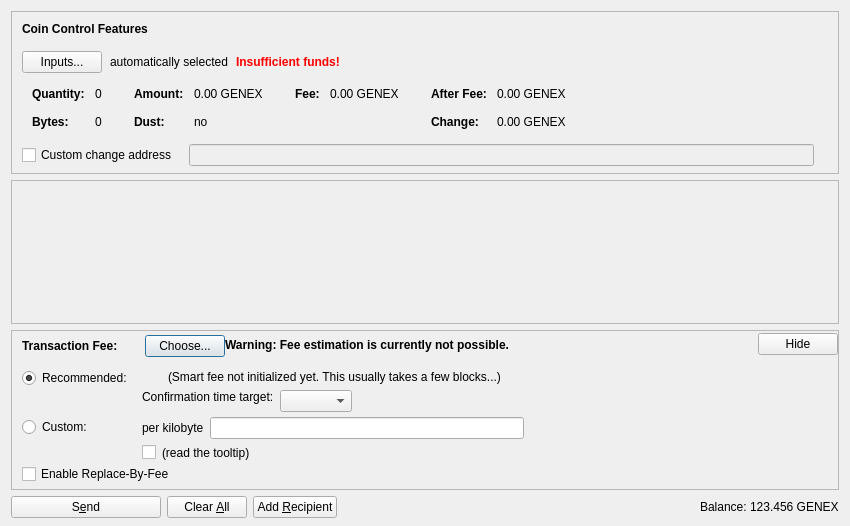
<?xml version="1.0" encoding="UTF-8"?>
<ui version="4.0">
 <class>SendCoinsDialog</class>
 <widget class="QDialog" name="SendCoinsDialog">
  <property name="geometry">
   <rect>
    <x>0</x>
    <y>0</y>
    <width>850</width>
    <height>526</height>
   </rect>
  </property>
  <property name="windowTitle">
   <string>Send Coins</string>
  </property>
  <layout class="QVBoxLayout" name="verticalLayout" stretch="0,1,0,0">
   <property name="bottomMargin">
    <number>8</number>
   </property>
   <item>
    <widget class="QFrame" name="frameCoinControl">
     <property name="sizePolicy">
      <sizepolicy hsizetype="Expanding" vsizetype="Expanding">
       <horstretch>0</horstretch>
       <verstretch>0</verstretch>
      </sizepolicy>
     </property>
     <property name="maximumSize">
      <size>
       <width>16777215</width>
       <height>16777215</height>
      </size>
     </property>
     <property name="frameShape">
      <enum>QFrame::StyledPanel</enum>
     </property>
     <property name="frameShadow">
      <enum>QFrame::Sunken</enum>
     </property>
     <layout class="QVBoxLayout" name="verticalLayoutCoinControl2">
      <property name="spacing">
       <number>0</number>
      </property>
      <property name="leftMargin">
       <number>0</number>
      </property>
      <property name="topMargin">
       <number>0</number>
      </property>
      <property name="rightMargin">
       <number>0</number>
      </property>
      <property name="bottomMargin">
       <number>6</number>
      </property>
      <item>
       <layout class="QVBoxLayout" name="verticalLayoutCoinControl" stretch="0,0,0,0,1">
        <property name="spacing">
         <number>0</number>
        </property>
        <property name="leftMargin">
         <number>10</number>
        </property>
        <property name="topMargin">
         <number>10</number>
        </property>
        <item>
         <layout class="QHBoxLayout" name="horizontalLayoutCoinControl1">
          <property name="bottomMargin">
           <number>15</number>
          </property>
          <item>
           <widget class="QLabel" name="labelCoinControlFeatures">
            <property name="sizePolicy">
             <sizepolicy hsizetype="Preferred" vsizetype="Maximum">
              <horstretch>0</horstretch>
              <verstretch>0</verstretch>
             </sizepolicy>
            </property>
            <property name="font">
             <font>
              <weight>75</weight>
              <bold>true</bold>
             </font>
            </property>
            <property name="styleSheet">
             <string notr="true">font-weight:bold;</string>
            </property>
            <property name="text">
             <string>Coin Control Features</string>
            </property>
           </widget>
          </item>
         </layout>
        </item>
        <item>
         <layout class="QHBoxLayout" name="horizontalLayoutCoinControl2" stretch="0,0,0,0">
          <property name="spacing">
           <number>8</number>
          </property>
          <property name="bottomMargin">
           <number>10</number>
          </property>
          <item>
           <widget class="QPushButton" name="pushButtonCoinControl">
            <property name="styleSheet">
             <string notr="true"/>
            </property>
            <property name="text">
             <string>Inputs...</string>
            </property>
            <property name="autoDefault">
             <bool>false</bool>
            </property>
           </widget>
          </item>
          <item>
           <widget class="QLabel" name="labelCoinControlAutomaticallySelected">
            <property name="text">
             <string>automatically selected</string>
            </property>
            <property name="margin">
             <number>5</number>
            </property>
           </widget>
          </item>
          <item>
           <widget class="QLabel" name="labelCoinControlInsuffFunds">
            <property name="font">
             <font>
              <weight>75</weight>
              <bold>true</bold>
             </font>
            </property>
            <property name="styleSheet">
             <string notr="true">color:red;font-weight:bold;</string>
            </property>
            <property name="text">
             <string>Insufficient funds!</string>
            </property>
            <property name="margin">
             <number>5</number>
            </property>
           </widget>
          </item>
          <item>
           <spacer name="horizontalSpacerCoinControl">
            <property name="orientation">
             <enum>Qt::Horizontal</enum>
            </property>
            <property name="sizeHint" stdset="0">
             <size>
              <width>40</width>
              <height>1</height>
             </size>
            </property>
           </spacer>
          </item>
         </layout>
        </item>
        <item>
         <widget class="QWidget" name="widgetCoinControl" native="true">
          <property name="sizePolicy">
           <sizepolicy hsizetype="Preferred" vsizetype="Preferred">
            <horstretch>0</horstretch>
            <verstretch>0</verstretch>
           </sizepolicy>
          </property>
          <property name="minimumSize">
           <size>
            <width>0</width>
            <height>0</height>
           </size>
          </property>
          <property name="styleSheet">
           <string notr="true"/>
          </property>
          <layout class="QHBoxLayout" name="horizontalLayoutCoinControl5">
           <property name="leftMargin">
            <number>0</number>
           </property>
           <property name="topMargin">
            <number>0</number>
           </property>
           <property name="rightMargin">
            <number>0</number>
           </property>
           <property name="bottomMargin">
            <number>0</number>
           </property>
           <item>
            <layout class="QHBoxLayout" name="horizontalLayoutCoinControl3" stretch="0,0,0,1">
             <property name="spacing">
              <number>20</number>
             </property>
             <property name="topMargin">
              <number>0</number>
             </property>
             <property name="bottomMargin">
              <number>10</number>
             </property>
             <item>
              <layout class="QFormLayout" name="formLayoutCoinControl1">
               <property name="horizontalSpacing">
                <number>10</number>
               </property>
               <property name="verticalSpacing">
                <number>14</number>
               </property>
               <property name="leftMargin">
                <number>10</number>
               </property>
               <property name="topMargin">
                <number>4</number>
               </property>
               <property name="rightMargin">
                <number>6</number>
               </property>
               <item row="0" column="0">
                <widget class="QLabel" name="labelCoinControlQuantityText">
                 <property name="font">
                  <font>
                   <weight>75</weight>
                   <bold>true</bold>
                  </font>
                 </property>
                 <property name="text">
                  <string>Quantity:</string>
                 </property>
                 <property name="margin">
                  <number>0</number>
                 </property>
                </widget>
               </item>
               <item row="0" column="1">
                <widget class="QLabel" name="labelCoinControlQuantity">
                 <property name="cursor">
                  <cursorShape>IBeamCursor</cursorShape>
                 </property>
                 <property name="contextMenuPolicy">
                  <enum>Qt::ActionsContextMenu</enum>
                 </property>
                 <property name="text">
                  <string notr="true">0</string>
                 </property>
                 <property name="margin">
                  <number>0</number>
                 </property>
                 <property name="textInteractionFlags">
                  <set>Qt::LinksAccessibleByMouse|Qt::TextSelectableByKeyboard|Qt::TextSelectableByMouse</set>
                 </property>
                </widget>
               </item>
               <item row="1" column="0">
                <widget class="QLabel" name="labelCoinControlBytesText">
                 <property name="font">
                  <font>
                   <weight>75</weight>
                   <bold>true</bold>
                  </font>
                 </property>
                 <property name="text">
                  <string>Bytes:</string>
                 </property>
                </widget>
               </item>
               <item row="1" column="1">
                <widget class="QLabel" name="labelCoinControlBytes">
                 <property name="cursor">
                  <cursorShape>IBeamCursor</cursorShape>
                 </property>
                 <property name="contextMenuPolicy">
                  <enum>Qt::ActionsContextMenu</enum>
                 </property>
                 <property name="text">
                  <string notr="true">0</string>
                 </property>
                 <property name="textInteractionFlags">
                  <set>Qt::LinksAccessibleByMouse|Qt::TextSelectableByKeyboard|Qt::TextSelectableByMouse</set>
                 </property>
                </widget>
               </item>
              </layout>
             </item>
             <item>
              <layout class="QFormLayout" name="formLayoutCoinControl2">
               <property name="horizontalSpacing">
                <number>10</number>
               </property>
               <property name="verticalSpacing">
                <number>14</number>
               </property>
               <property name="leftMargin">
                <number>6</number>
               </property>
               <property name="topMargin">
                <number>4</number>
               </property>
               <property name="rightMargin">
                <number>6</number>
               </property>
               <item row="0" column="0">
                <widget class="QLabel" name="labelCoinControlAmountText">
                 <property name="font">
                  <font>
                   <weight>75</weight>
                   <bold>true</bold>
                  </font>
                 </property>
                 <property name="text">
                  <string>Amount:</string>
                 </property>
                 <property name="margin">
                  <number>0</number>
                 </property>
                </widget>
               </item>
               <item row="0" column="1">
                <widget class="QLabel" name="labelCoinControlAmount">
                 <property name="cursor">
                  <cursorShape>IBeamCursor</cursorShape>
                 </property>
                 <property name="contextMenuPolicy">
                  <enum>Qt::ActionsContextMenu</enum>
                 </property>
                 <property name="text">
                  <string notr="true">0.00 GENEX</string>
                 </property>
                 <property name="textInteractionFlags">
                  <set>Qt::LinksAccessibleByMouse|Qt::TextSelectableByKeyboard|Qt::TextSelectableByMouse</set>
                 </property>
                </widget>
               </item>
               <item row="1" column="0">
                <widget class="QLabel" name="labelCoinControlLowOutputText">
                 <property name="font">
                  <font>
                   <weight>75</weight>
                   <bold>true</bold>
                  </font>
                 </property>
                 <property name="text">
                  <string>Dust:</string>
                 </property>
                </widget>
               </item>
               <item row="1" column="1">
                <widget class="QLabel" name="labelCoinControlLowOutput">
                 <property name="cursor">
                  <cursorShape>IBeamCursor</cursorShape>
                 </property>
                 <property name="contextMenuPolicy">
                  <enum>Qt::ActionsContextMenu</enum>
                 </property>
                 <property name="text">
                  <string notr="true">no</string>
                 </property>
                 <property name="textInteractionFlags">
                  <set>Qt::LinksAccessibleByMouse|Qt::TextSelectableByKeyboard|Qt::TextSelectableByMouse</set>
                 </property>
                </widget>
               </item>
              </layout>
             </item>
             <item>
              <layout class="QFormLayout" name="formLayoutCoinControl3">
               <property name="horizontalSpacing">
                <number>10</number>
               </property>
               <property name="verticalSpacing">
                <number>14</number>
               </property>
               <property name="leftMargin">
                <number>6</number>
               </property>
               <property name="topMargin">
                <number>4</number>
               </property>
               <property name="rightMargin">
                <number>6</number>
               </property>
               <item row="0" column="0">
                <widget class="QLabel" name="labelCoinControlFeeText">
                 <property name="font">
                  <font>
                   <weight>75</weight>
                   <bold>true</bold>
                  </font>
                 </property>
                 <property name="text">
                  <string>Fee:</string>
                 </property>
                 <property name="margin">
                  <number>0</number>
                 </property>
                </widget>
               </item>
               <item row="0" column="1">
                <widget class="QLabel" name="labelCoinControlFee">
                 <property name="cursor">
                  <cursorShape>IBeamCursor</cursorShape>
                 </property>
                 <property name="contextMenuPolicy">
                  <enum>Qt::ActionsContextMenu</enum>
                 </property>
                 <property name="text">
                  <string notr="true">0.00 GENEX</string>
                 </property>
                 <property name="textInteractionFlags">
                  <set>Qt::LinksAccessibleByMouse|Qt::TextSelectableByKeyboard|Qt::TextSelectableByMouse</set>
                 </property>
                </widget>
               </item>
              </layout>
             </item>
             <item>
              <layout class="QFormLayout" name="formLayoutCoinControl4">
               <property name="horizontalSpacing">
                <number>10</number>
               </property>
               <property name="verticalSpacing">
                <number>14</number>
               </property>
               <property name="leftMargin">
                <number>6</number>
               </property>
               <property name="topMargin">
                <number>4</number>
               </property>
               <property name="rightMargin">
                <number>6</number>
               </property>
               <item row="0" column="0">
                <widget class="QLabel" name="labelCoinControlAfterFeeText">
                 <property name="font">
                  <font>
                   <weight>75</weight>
                   <bold>true</bold>
                  </font>
                 </property>
                 <property name="text">
                  <string>After Fee:</string>
                 </property>
                 <property name="margin">
                  <number>0</number>
                 </property>
                </widget>
               </item>
               <item row="0" column="1">
                <widget class="QLabel" name="labelCoinControlAfterFee">
                 <property name="cursor">
                  <cursorShape>IBeamCursor</cursorShape>
                 </property>
                 <property name="contextMenuPolicy">
                  <enum>Qt::ActionsContextMenu</enum>
                 </property>
                 <property name="text">
                  <string notr="true">0.00 GENEX</string>
                 </property>
                 <property name="textInteractionFlags">
                  <set>Qt::LinksAccessibleByMouse|Qt::TextSelectableByKeyboard|Qt::TextSelectableByMouse</set>
                 </property>
                </widget>
               </item>
               <item row="1" column="0">
                <widget class="QLabel" name="labelCoinControlChangeText">
                 <property name="font">
                  <font>
                   <weight>75</weight>
                   <bold>true</bold>
                  </font>
                 </property>
                 <property name="text">
                  <string>Change:</string>
                 </property>
                </widget>
               </item>
               <item row="1" column="1">
                <widget class="QLabel" name="labelCoinControlChange">
                 <property name="cursor">
                  <cursorShape>IBeamCursor</cursorShape>
                 </property>
                 <property name="contextMenuPolicy">
                  <enum>Qt::ActionsContextMenu</enum>
                 </property>
                 <property name="text">
                  <string notr="true">0.00 GENEX</string>
                 </property>
                 <property name="textInteractionFlags">
                  <set>Qt::LinksAccessibleByMouse|Qt::TextSelectableByKeyboard|Qt::TextSelectableByMouse</set>
                 </property>
                </widget>
               </item>
              </layout>
             </item>
            </layout>
           </item>
          </layout>
         </widget>
        </item>
        <item>
         <layout class="QHBoxLayout" name="horizontalLayoutCoinControl4" stretch="0,0,0">
          <property name="spacing">
           <number>12</number>
          </property>
          <property name="sizeConstraint">
           <enum>QLayout::SetDefaultConstraint</enum>
          </property>
          <property name="topMargin">
           <number>5</number>
          </property>
          <property name="rightMargin">
           <number>5</number>
          </property>
          <item>
           <widget class="QCheckBox" name="checkBoxCoinControlChange">
            <property name="toolTip">
             <string>If this is activated, but the change address is empty or invalid, change will be sent to a newly generated address.</string>
            </property>
            <property name="text">
             <string>Custom change address</string>
            </property>
           </widget>
          </item>
          <item>
           <widget class="QValidatedLineEdit" name="lineEditCoinControlChange">
            <property name="enabled">
             <bool>false</bool>
            </property>
            <property name="sizePolicy">
             <sizepolicy hsizetype="Expanding" vsizetype="Fixed">
              <horstretch>0</horstretch>
              <verstretch>0</verstretch>
             </sizepolicy>
            </property>
           </widget>
          </item>
          <item>
           <widget class="QLabel" name="labelCoinControlChangeLabel">
            <property name="sizePolicy">
             <sizepolicy hsizetype="Preferred" vsizetype="Expanding">
              <horstretch>0</horstretch>
              <verstretch>0</verstretch>
             </sizepolicy>
            </property>
            <property name="minimumSize">
             <size>
              <width>0</width>
              <height>0</height>
             </size>
            </property>
            <property name="text">
             <string/>
            </property>
            <property name="margin">
             <number>3</number>
            </property>
           </widget>
          </item>
         </layout>
        </item>
        <item>
         <spacer name="verticalSpacerCoinControl">
          <property name="orientation">
           <enum>Qt::Vertical</enum>
          </property>
          <property name="sizeHint" stdset="0">
           <size>
            <width>800</width>
            <height>1</height>
           </size>
          </property>
         </spacer>
        </item>
       </layout>
      </item>
     </layout>
    </widget>
   </item>
   <item>
    <widget class="QScrollArea" name="scrollArea">
     <property name="widgetResizable">
      <bool>true</bool>
     </property>
     <widget class="QWidget" name="scrollAreaWidgetContents">
      <property name="geometry">
       <rect>
        <x>0</x>
        <y>0</y>
        <width>830</width>
        <height>104</height>
       </rect>
      </property>
      <layout class="QVBoxLayout" name="verticalLayout_2" stretch="0,1">
       <property name="leftMargin">
        <number>0</number>
       </property>
       <property name="topMargin">
        <number>0</number>
       </property>
       <property name="rightMargin">
        <number>0</number>
       </property>
       <property name="bottomMargin">
        <number>0</number>
       </property>
       <item>
        <layout class="QVBoxLayout" name="entries">
         <property name="spacing">
          <number>6</number>
         </property>
        </layout>
       </item>
       <item>
        <spacer name="verticalSpacer">
         <property name="orientation">
          <enum>Qt::Vertical</enum>
         </property>
         <property name="sizeHint" stdset="0">
          <size>
           <width>20</width>
           <height>40</height>
          </size>
         </property>
        </spacer>
       </item>
      </layout>
     </widget>
    </widget>
   </item>
   <item>
    <widget class="QFrame" name="frameFee">
     <property name="sizePolicy">
      <sizepolicy hsizetype="Expanding" vsizetype="Expanding">
       <horstretch>0</horstretch>
       <verstretch>0</verstretch>
      </sizepolicy>
     </property>
     <property name="maximumSize">
      <size>
       <width>16777215</width>
       <height>16777215</height>
      </size>
     </property>
     <property name="frameShape">
      <enum>QFrame::StyledPanel</enum>
     </property>
     <property name="frameShadow">
      <enum>QFrame::Sunken</enum>
     </property>
     <layout class="QVBoxLayout" name="verticalLayoutFee1">
      <property name="spacing">
       <number>0</number>
      </property>
      <property name="leftMargin">
       <number>0</number>
      </property>
      <property name="topMargin">
       <number>0</number>
      </property>
      <property name="rightMargin">
       <number>0</number>
      </property>
      <property name="bottomMargin">
       <number>0</number>
      </property>
      <item>
       <layout class="QVBoxLayout" name="verticalLayoutFee2" stretch="0,0,0">
        <property name="spacing">
         <number>0</number>
        </property>
        <property name="leftMargin">
         <number>10</number>
        </property>
        <property name="topMargin">
         <number>0</number>
        </property>
        <item>
         <layout class="QHBoxLayout" name="horizontalLayoutFee1">
          <property name="bottomMargin">
           <number>0</number>
          </property>
          <item>
           <layout class="QVBoxLayout" name="verticalLayoutFee7">
            <property name="spacing">
             <number>0</number>
            </property>
            <item>
             <spacer name="verticalSpacerSmartFee">
              <property name="orientation">
               <enum>Qt::Vertical</enum>
              </property>
              <property name="sizeType">
               <enum>QSizePolicy::Fixed</enum>
              </property>
              <property name="sizeHint" stdset="0">
               <size>
                <width>1</width>
                <height>4</height>
               </size>
              </property>
             </spacer>
            </item>
            <item>
             <layout class="QHBoxLayout" name="horizontalLayoutSmartFee">
              <property name="spacing">
               <number>10</number>
              </property>
              <item>
               <widget class="QLabel" name="labelFeeHeadline">
                <property name="sizePolicy">
                 <sizepolicy hsizetype="Preferred" vsizetype="Maximum">
                  <horstretch>0</horstretch>
                  <verstretch>0</verstretch>
                 </sizepolicy>
                </property>
                <property name="font">
                 <font>
                  <weight>75</weight>
                  <bold>true</bold>
                 </font>
                </property>
                <property name="styleSheet">
                 <string notr="true">font-weight:bold;</string>
                </property>
                <property name="text">
                 <string>Transaction Fee:</string>
                </property>
               </widget>
              </item>
              <item>
               <widget class="QLabel" name="labelFeeMinimized">
                <property name="text">
                 <string/>
                </property>
               </widget>
              </item>
              <item>
               <widget class="QPushButton" name="buttonChooseFee">
                <property name="text">
                 <string>Choose...</string>
                </property>
               </widget>
              </item>
             </layout>
            </item>
            <item>
             <spacer name="verticalSpacer_5">
              <property name="orientation">
               <enum>Qt::Vertical</enum>
              </property>
              <property name="sizeHint" stdset="0">
               <size>
                <width>1</width>
                <height>1</height>
               </size>
              </property>
             </spacer>
            </item>
           </layout>
          </item>
          <item>
           <widget class="QLabel" name="fallbackFeeWarningLabel">
            <property name="toolTip">
             <string>Using the fallbackfee can result in sending a transaction that will take several hours or days (or never) to confirm. Consider choosing your fee manually or wait until you have validated the complete chain.</string>
            </property>
            <property name="font">
            <font>
                <weight>75</weight>
                <bold>true</bold>
            </font>
            </property>
            <property name="text">
             <string>Warning: Fee estimation is currently not possible.</string>
            </property>
            <property name="wordWrap">
             <bool>false</bool>
            </property>
           </widget>
          </item>
          <item>
           <spacer name="horizontalSpacer_4">
            <property name="orientation">
             <enum>Qt::Horizontal</enum>
            </property>
            <property name="sizeType">
             <enum>QSizePolicy::MinimumExpanding</enum>
            </property>
            <property name="sizeHint" stdset="0">
             <size>
              <width>40</width>
              <height>20</height>
             </size>
            </property>
           </spacer>
          </item>
          <item>
           <widget class="QPushButton" name="buttonMinimizeFee">
            <property name="toolTip">
             <string>collapse fee-settings</string>
            </property>
            <property name="text">
             <string>Hide</string>
            </property>
           </widget>
          </item>
         </layout>
        </item>
        <item>
         <widget class="QFrame" name="frameFeeSelection">
          <layout class="QVBoxLayout" name="verticalLayoutFee12">
           <property name="spacing">
            <number>0</number>
           </property>
           <property name="leftMargin">
            <number>0</number>
           </property>
           <property name="topMargin">
            <number>0</number>
           </property>
           <property name="rightMargin">
            <number>0</number>
           </property>
           <property name="bottomMargin">
            <number>0</number>
           </property>
           <item>
            <layout class="QGridLayout" name="gridLayoutFee">
             <property name="topMargin">
              <number>10</number>
             </property>
             <property name="bottomMargin">
              <number>4</number>
             </property>
             <property name="horizontalSpacing">
              <number>10</number>
             </property>
             <property name="verticalSpacing">
              <number>4</number>
             </property>
             <item row="1" column="1">
              <layout class="QVBoxLayout" name="verticalLayoutFee8">
               <property name="spacing">
                <number>6</number>
               </property>
               <item>
                <layout class="QHBoxLayout" name="horizontalLayoutFee13">
                 <item>
                  <widget class="QLabel" name="labelCustomPerKilobyte">
                   <property name="toolTip">
                    <string>If the custom fee is set to 1000 satoshis and the transaction is only 250 bytes, then &quot;per kilobyte&quot; only pays 250 satoshis in fee, while &quot;total at least&quot; pays 1000 satoshis. For transactions bigger than a kilobyte both pay by kilobyte.</string>
                   </property>
                   <property name="text">
                    <string>per kilobyte</string>
                   </property>
                  </widget>
                 </item>
                 <item>
                  <widget class="BitcoinAmountField" name="customFee"/>
                 </item>
                 <item>
                  <spacer name="horizontalSpacer_6">
                   <property name="orientation">
                    <enum>Qt::Horizontal</enum>
                   </property>
                   <property name="sizeHint" stdset="0">
                    <size>
                     <width>1</width>
                     <height>1</height>
                    </size>
                   </property>
                  </spacer>
                 </item>
                </layout>
               </item>
               <item>
                <layout class="QHBoxLayout" name="horizontalLayoutFee8">
                 <item>
                  <widget class="QCheckBox" name="checkBoxMinimumFee">
                   <property name="toolTip">
                    <string>Paying only the minimum fee is just fine as long as there is less transaction volume than space in the blocks. But be aware that this can end up in a never confirming transaction once there is more demand for genex transactions than the network can process.</string>
                   </property>
                   <property name="text">
                    <string/>
                   </property>
                  </widget>
                 </item>
                 <item>
                  <widget class="QLabel" name="labelMinFeeWarning">
                   <property name="enabled">
                    <bool>true</bool>
                   </property>
                   <property name="toolTip">
                    <string>Paying only the minimum fee is just fine as long as there is less transaction volume than space in the blocks. But be aware that this can end up in a never confirming transaction once there is more demand for genex transactions than the network can process.</string>
                   </property>
                   <property name="text">
                    <string>(read the tooltip)</string>
                   </property>
                   <property name="margin">
                    <number>5</number>
                   </property>
                  </widget>
                 </item>
                 <item>
                  <spacer name="horizontalSpacer_2">
                   <property name="orientation">
                    <enum>Qt::Horizontal</enum>
                   </property>
                   <property name="sizeHint" stdset="0">
                    <size>
                     <width>1</width>
                     <height>1</height>
                    </size>
                   </property>
                  </spacer>
                 </item>
                </layout>
               </item>
              </layout>
             </item>
             <item row="0" column="0">
              <layout class="QVBoxLayout" name="verticalLayoutFee4" stretch="0,1">
               <item>
                <widget class="QRadioButton" name="radioSmartFee">
                 <property name="text">
                  <string>Recommended:</string>
                 </property>
                 <property name="checked">
                  <bool>true</bool>
                 </property>
                 <attribute name="buttonGroup">
                  <string notr="true">groupFee</string>
                 </attribute>
                </widget>
               </item>
               <item>
                <spacer name="verticalSpacer_2">
                 <property name="orientation">
                  <enum>Qt::Vertical</enum>
                 </property>
                 <property name="sizeHint" stdset="0">
                  <size>
                   <width>1</width>
                   <height>1</height>
                  </size>
                 </property>
                </spacer>
               </item>
              </layout>
             </item>
             <item row="1" column="0">
              <layout class="QVBoxLayout" name="verticalLayoutFee9" stretch="0,1">
               <item>
                <widget class="QRadioButton" name="radioCustomFee">
                 <property name="text">
                  <string>Custom:</string>
                 </property>
                 <attribute name="buttonGroup">
                  <string notr="true">groupFee</string>
                 </attribute>
                </widget>
               </item>
               <item>
                <spacer name="verticalSpacer_6">
                 <property name="orientation">
                  <enum>Qt::Vertical</enum>
                 </property>
                 <property name="sizeHint" stdset="0">
                  <size>
                   <width>1</width>
                   <height>1</height>
                  </size>
                 </property>
                </spacer>
               </item>
              </layout>
             </item>
             <item row="0" column="1">
              <layout class="QVBoxLayout" name="verticalLayoutFee3" stretch="0,0,1">
               <property name="spacing">
                <number>6</number>
               </property>
               <property name="topMargin">
                <number>2</number>
               </property>
               <item>
                <layout class="QHBoxLayout" name="horizontalLayoutFee12">
                 <item>
                  <widget class="QLabel" name="labelSmartFee">
                   <property name="text">
                    <string/>
                   </property>
                   <property name="margin">
                    <number>2</number>
                   </property>
                  </widget>
                 </item>
                 <item>
                  <widget class="QLabel" name="labelFeeEstimation">
                   <property name="text">
                    <string/>
                   </property>
                  </widget>
                 </item>
                 <item>
                  <widget class="QLabel" name="labelSmartFee2">
                   <property name="text">
                    <string>(Smart fee not initialized yet. This usually takes a few blocks...)</string>
                   </property>
                   <property name="margin">
                    <number>2</number>
                   </property>
                  </widget>
                 </item>
                 <item>
                  <spacer name="horizontalSpacer_5">
                   <property name="orientation">
                    <enum>Qt::Horizontal</enum>
                   </property>
                   <property name="sizeHint" stdset="0">
                    <size>
                     <width>1</width>
                     <height>1</height>
                    </size>
                   </property>
                  </spacer>
                 </item>
                </layout>
               </item>
               <item>
                <layout class="QHBoxLayout" name="horizontalLayoutFee9">
                 <item>
                  <layout class="QVBoxLayout" name="verticalLayoutFee6">
                   <item>
                    <widget class="QLabel" name="labelSmartFee3">
                     <property name="text">
                      <string>Confirmation time target:</string>
                     </property>
                     <property name="margin">
                      <number>2</number>
                     </property>
                    </widget>
                   </item>
                   <item>
                    <spacer name="verticalSpacer_3">
                     <property name="orientation">
                      <enum>Qt::Vertical</enum>
                     </property>
                     <property name="sizeHint" stdset="0">
                      <size>
                       <width>1</width>
                       <height>1</height>
                      </size>
                     </property>
                    </spacer>
                   </item>
                  </layout>
                 </item>
                 <item>
                  <layout class="QVBoxLayout" name="verticalLayoutFee5">
                   <property name="rightMargin">
                    <number>30</number>
                   </property>
                   <item>
                    <layout class="QHBoxLayout" name="horizontalLayoutConfTarget">
                     <property name="bottomMargin">
                      <number>0</number>
                     </property>
                     <item>
                      <widget class="QComboBox" name="confTargetSelector"/>
                     </item>
                     <item>
                      <spacer name="horizontalSpacerConfTarget">
                       <property name="orientation">
                        <enum>Qt::Horizontal</enum>
                       </property>
                       <property name="sizeHint" stdset="0">
                        <size>
                         <width>40</width>
                         <height>20</height>
                        </size>
                       </property>
                      </spacer>
                     </item>
                    </layout>
                   </item>
                  </layout>
                 </item>
                </layout>
               </item>
               <item>
                <spacer name="verticalSpacer_4">
                 <property name="orientation">
                  <enum>Qt::Vertical</enum>
                 </property>
                 <property name="sizeHint" stdset="0">
                  <size>
                   <width>1</width>
                   <height>1</height>
                  </size>
                 </property>
                </spacer>
               </item>
              </layout>
             </item>
            </layout>
           </item>
           <item>
            <widget class="QCheckBox" name="optInRBF">
             <property name="text">
              <string>Enable Replace-By-Fee</string>
             </property>
             <property name="toolTip">
              <string>With Replace-By-Fee (BIP-125) you can increase a transaction's fee after it is sent. Without this, a higher fee may be recommended to compensate for increased transaction delay risk.</string>
             </property>
            </widget>
           </item>
          </layout>
         </widget>
        </item>
        <item>
         <spacer name="verticalSpacerFee">
          <property name="orientation">
           <enum>Qt::Vertical</enum>
          </property>
          <property name="sizeHint" stdset="0">
           <size>
            <width>40</width>
            <height>5</height>
           </size>
          </property>
         </spacer>
        </item>
       </layout>
      </item>
     </layout>
    </widget>
   </item>
   <item>
    <layout class="QHBoxLayout" name="horizontalLayout">
     <item>
      <widget class="QPushButton" name="sendButton">
       <property name="minimumSize">
        <size>
         <width>150</width>
         <height>0</height>
        </size>
       </property>
       <property name="toolTip">
        <string>Confirm the send action</string>
       </property>
       <property name="text">
        <string>S&amp;end</string>
       </property>
       <property name="icon">
        <iconset resource="../bitcoin.qrc">
         <normaloff>:/icons/send</normaloff>:/icons/send</iconset>
       </property>
       <property name="autoDefault">
        <bool>false</bool>
       </property>
       <property name="default">
        <bool>false</bool>
       </property>
      </widget>
     </item>
     <item>
      <widget class="QPushButton" name="clearButton">
       <property name="sizePolicy">
        <sizepolicy hsizetype="Minimum" vsizetype="Fixed">
         <horstretch>0</horstretch>
         <verstretch>0</verstretch>
        </sizepolicy>
       </property>
       <property name="toolTip">
        <string>Clear all fields of the form.</string>
       </property>
       <property name="text">
        <string>Clear &amp;All</string>
       </property>
       <property name="icon">
        <iconset resource="../bitcoin.qrc">
         <normaloff>:/icons/remove</normaloff>:/icons/remove</iconset>
       </property>
       <property name="autoDefault">
        <bool>false</bool>
       </property>
      </widget>
     </item>
     <item>
      <widget class="QPushButton" name="addButton">
       <property name="toolTip">
        <string>Send to multiple recipients at once</string>
       </property>
       <property name="text">
        <string>Add &amp;Recipient</string>
       </property>
       <property name="icon">
        <iconset resource="../bitcoin.qrc">
         <normaloff>:/icons/add</normaloff>:/icons/add</iconset>
       </property>
       <property name="autoDefault">
        <bool>false</bool>
       </property>
      </widget>
     </item>
     <item>
      <spacer name="horizontalSpacer">
       <property name="orientation">
        <enum>Qt::Horizontal</enum>
       </property>
       <property name="sizeHint" stdset="0">
        <size>
         <width>40</width>
         <height>20</height>
        </size>
       </property>
      </spacer>
     </item>
     <item>
      <layout class="QHBoxLayout" name="horizontalLayout_2">
       <property name="spacing">
        <number>3</number>
       </property>
       <item>
        <widget class="QLabel" name="label">
         <property name="sizePolicy">
          <sizepolicy hsizetype="Preferred" vsizetype="Fixed">
           <horstretch>0</horstretch>
           <verstretch>0</verstretch>
          </sizepolicy>
         </property>
         <property name="text">
          <string>Balance:</string>
         </property>
        </widget>
       </item>
       <item>
        <widget class="QLabel" name="labelBalance">
         <property name="sizePolicy">
          <sizepolicy hsizetype="Preferred" vsizetype="Fixed">
           <horstretch>0</horstretch>
           <verstretch>0</verstretch>
          </sizepolicy>
         </property>
         <property name="cursor">
          <cursorShape>IBeamCursor</cursorShape>
         </property>
         <property name="text">
          <string notr="true">123.456 GENEX</string>
         </property>
         <property name="textInteractionFlags">
          <set>Qt::LinksAccessibleByMouse|Qt::TextSelectableByKeyboard|Qt::TextSelectableByMouse</set>
         </property>
        </widget>
       </item>
      </layout>
     </item>
    </layout>
   </item>
  </layout>
 </widget>
 <customwidgets>
  <customwidget>
   <class>QValidatedLineEdit</class>
   <extends>QLineEdit</extends>
   <header>qt/qvalidatedlineedit.h</header>
  </customwidget>
  <customwidget>
   <class>BitcoinAmountField</class>
   <extends>QLineEdit</extends>
   <header>qt/bitcoinamountfield.h</header>
   <container>1</container>
  </customwidget>
 </customwidgets>
 <resources>
  <include location="../bitcoin.qrc"/>
 </resources>
 <connections/>
 <buttongroups>
  <buttongroup name="groupFee"/>
 </buttongroups>
</ui>
